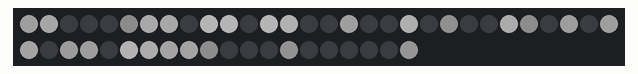
Recording of a sketch running on a simulated Arduino Uno, built with avr-gcc and run on an emulated ATmega328P. On the bench: 50 RGB LEDs in strip order, left to right, continuing on the next row. Dim RGB values are drawn brighter than linear; random numbers use the default seed unless the sketch sets one.

Above: at 0.59 s.
At 5.44 s:
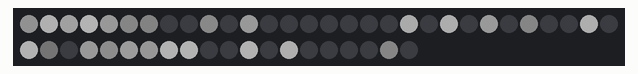
At 10.28 s:
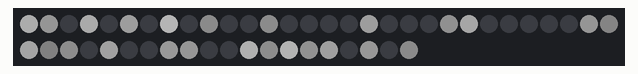
At 19.97 s:
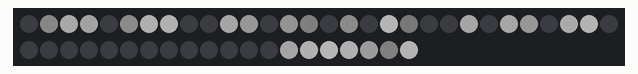
At 29.96 s:
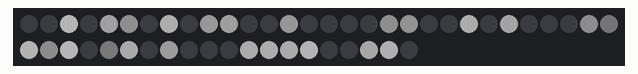
At 39.65 s:
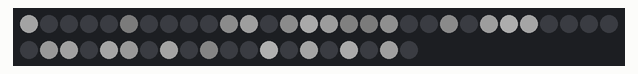

The sketch:

mountain_snowfall.ino
```cpp
#include <stdio.h>
#include <stdlib.h>
#include <time.h>
#include <FastLED.h>

typedef int bool;
#define true 1
#define false 0
#define b_to_s(x) (x ? "true" : "false")

#define LED_PIN 3
#define NUM_LEDS 50
#define MAX_BRIGHTNESS 255
#define DEFAULT_BRIGHTNESS 64
#define LED_TYPE WS2812B
#define COLOR_ORDER GRB
CRGB leds[NUM_LEDS];

struct snowflake {
  int brightness;
  bool active;
  bool falling;
} snowflakes[NUM_LEDS];

int snowfallPercentage = 50;
int numActiveSnowflakes = 0;
int i = 0;

void loop() {
  // If snowflakes have stopped falling, we still need to meet the snowfall percentage
  while (numActiveSnowflakes < NUM_LEDS * (snowfallPercentage / 100.0)) {
    int newSnowflakeIndex = rand() % NUM_LEDS;
    if (snowflakes[newSnowflakeIndex].active == false) {
      snowflakes[newSnowflakeIndex].active = true;
      numActiveSnowflakes++;
    }
  }

  // Iterate over all the snowflakes and change the values accordingly
  for (i = 0; i < NUM_LEDS; i++) {
    if (snowflakes[i].active) {
      if (snowflakes[i].falling == true) {
        if (snowflakes[i].brightness == 0) {
          snowflakes[i].falling = false;
          snowflakes[i].brightness = 0;
          snowflakes[i].active = false;
          numActiveSnowflakes--;
        } else {
          snowflakes[i].brightness--;
        }
      } else {
        if (snowflakes[i].brightness == MAX_BRIGHTNESS - 1) {
          snowflakes[i].falling = true;
        }
        snowflakes[i].brightness++;
      }
    }

    leds[i] = CRGB(snowflakes[i].brightness, snowflakes[i].brightness, snowflakes[i].brightness);
  }

  FastLED.show();
  delay(5);
}

void setup() {
  delay(100);

  // Initialize LEDs
  FastLED.addLeds<LED_TYPE, LED_PIN, COLOR_ORDER>(leds, NUM_LEDS);
  FastLED.setBrightness(DEFAULT_BRIGHTNESS);
  srand(time(0));

  // Set all LEDs to off (black)
  for (int i = 0; i < NUM_LEDS; i++) {
    leds[i] = CRGB::Black;
  }
  FastLED.show();
  delay(100);

  // Initialize Snowflakes - Set on/off, brightness, falling up/down
  for (i = 0; i < NUM_LEDS; i++) {
    snowflakes[i].active = rand() % 100 < snowfallPercentage;
    if (snowflakes[i].active) {
      snowflakes[i].brightness = rand() % MAX_BRIGHTNESS;
      snowflakes[i].falling = rand() % 2 == 0;
      numActiveSnowflakes++;
    } else {
      snowflakes[i].brightness = 0;
      snowflakes[i].falling = false;
    }
  }
}
```
